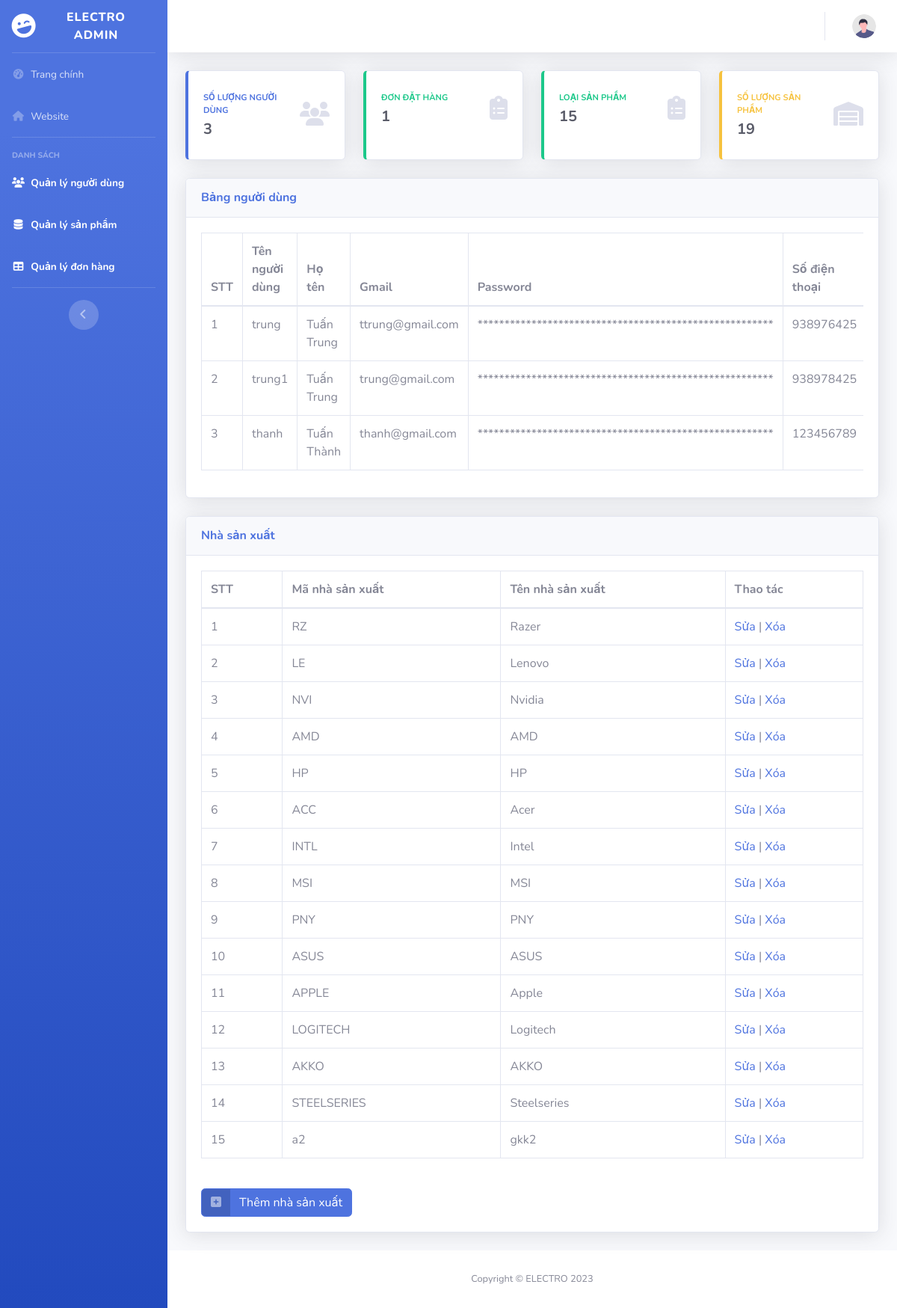
The app's page /admin/index.php with its own data.
### tables this page shows
CREATE TABLE `user` (
  `id` int(11) NOT NULL,
  `username` varchar(250) NOT NULL,
  `fullname` varchar(250) NOT NULL,
  `phone` int(11) NOT NULL,
  `address` varchar(250) NOT NULL,
  `role` text NOT NULL,
  `password` varchar(100) NOT NULL,
  `email` varchar(250) NOT NULL
);

CREATE TABLE `manufacturer` (
  `id` int(11) NOT NULL,
  `manufacturer_code` varchar(100) NOT NULL,
  `manufacturer_name` varchar(250) NOT NULL
);

### admin/index.php (the view, shortened to what this page needs)
<?php
include 'templates/header.php';
?>
<body id="page-top">
    <div id="wrapper">
        <?php
        include 'templates/sidebar.php';
        ?>
        <div id="content-wrapper" class="d-flex flex-column">
            <div id="content">
                <?php
                include 'templates/nav.php';
                ?>
                <div class="container-fluid">
                    <div class="row">
                        <?php
                        $conn = MoKetNoi();
                        mysqli_select_db($conn, "pc");
                        $sql = "SELECT * FROM user";
                        $result = mysqli_query($conn, $sql);
                        $row = mysqli_num_rows($result);
                        if ($row > 0) {
                        ?>
                            <div class="col-xl-3 col-md-6 mb-4">
                                <div class="card border-left-primary shadow h-100 py-2">
                                    <div class="card-body">
                                        <div class="row no-gutters align-items-center">
                                            <div class="col mr-2">
                                                <div class="text-xs font-weight-bold text-primary text-uppercase mb-1">
                                                    Số lượng người dùng</div>
                                                <div class="h5 mb-0 font-weight-bold text-gray-800"><?php echo $row; ?></div>
                                            </div>
                                            <div class="col-auto">
                                                <i class="fas fa-users fa-2x text-gray-300"></i>
                                            </div>
                                        </div>
                                    </div>
                                </div>
                            </div>
                        <?php
                        }
                        ?>
                        <?php
                        $conn = MoKetNoi();
                        mysqli_select_db($conn, "pc");
                        $sql = "SELECT * FROM orders";
                        $result = mysqli_query($conn, $sql);
                        $row = mysqli_num_rows($result);
                        if ($row > 0) {
                        ?>
                            <div class="col-xl-3 col-md-6 mb-4">
                                <div class="card border-left-success shadow h-100 py-2">
                                    <div class="card-body">
                                        <div class="row no-gutters align-items-center">
                                            <div class="col mr-2">
                                                <div class="text-xs font-weight-bold text-success text-uppercase mb-1">
                                                    Đơn đặt hàng</div>
                                                <div class="h5 mb-0 font-weight-bold text-gray-800"><?php echo $row; ?></div>
                                            </div>
                                            <div class="col-auto">
                                                <i class="fas fa-clipboard-list fa-2x text-gray-300"></i>
                                            </div>
                                        </div>
                                    </div>
                                </div>
                            </div>
                        <?php
                        }
                        ?>
                        <?php
                        $conn = MoKetNoi();
                        mysqli_select_db($conn, "pc");
                        $sql = "SELECT * FROM manufacturer";
                        $result = $conn->query($sql);
                        if ($result->num_rows > 0) {
                            $rowcount = mysqli_num_rows($result);
                        ?>
                            <div class="col-xl-3 col-md-6 mb-4">
                                <div class="card border-left-success shadow h-100 py-2">
                                    <div class="card-body">
                                        <div class="row no-gutters align-items-center">
                                            <div class="col mr-2">
                                                <div class="text-xs font-weight-bold text-success text-uppercase mb-1">
                                                    Loại sản phẩm </div>
                                                <div class="h5 mb-0 font-weight-bold text-gray-800"><?php
                                                                                                    echo $rowcount;
                                                                                                    ?></div>
                                            </div>
                                            <div class="col-auto">
                                                <i class="fas fa-clipboard-list fa-2x text-gray-300"></i>
                                            </div>
                                        </div>
                                    </div>
                                </div>
                            </div>
                        <?php
                        }
                        ?>
                        <?php
                        $conn = MoKetNoi();
                        mysqli_select_db($conn, "pc");
                        $sql = "SELECT * FROM products";
                        $result = $conn->query($sql);
                        if ($result->num_rows > 0) {
                            $rowcount = mysqli_num_rows($result);
                        ?>
                            <div class="col-xl-3 col-md-6 mb-4">
                                <div class="card border-left-warning shadow h-100 py-2">
                                    <div class="card-body">
                                        <div class="row no-gutters align-items-center">
                                            <div class="col mr-2">
                                                <div class="text-xs font-weight-bold text-warning text-uppercase mb-1">
                                                    Số lượng sản phẩm</div>
                                                <div class="h5 mb-0 font-weight-bold text-gray-800">
                                                    <?php
                                                    echo $rowcount;
                                                    ?>
                                                </div>
                                            </div>
                                            <div class="col-auto">
                                                <i class="	fas fa-warehouse fa-2x text-gray-300"></i>
                                            </div>
                                        </div>
                                    </div>
                                </div>
                            </div>
                    </div>
                <?php
                        }
                ?>
                </div>
                <div class="container-fluid">
                    <div class="card shadow mb-4">
                        <div class="card-header py-3">
                            <h6 class="m-0 font-weight-bold text-primary">Bảng người dùng</h6>
                        </div>
                        <div class="card-body">
                            <div class="table-responsive">
                                <table class="table table-bordered" id="dataTable" width="100%" cellspacing="0">
                                    <thead>
                                        <tr>
                                            <th>STT</th>
                                            <th>Tên người dùng</th>
                                            <th>Họ tên</th>
                                            <th>Gmail</th>
                                            <th>Password</th>
                                            <th>Số điện thoại</th>
                                        </tr>
                                    </thead>
                                    <tbody>
                                        <?php
                                        $conn = MoKetNoi();
                                        mysqli_select_db($conn, "pc");
                                        $sql = "SELECT * FROM user";
                                        $result = $conn->query($sql);
                                        if ($result->num_rows > 0) {
                                            $row_number = 1;
                                            while ($row = $result->fetch_assoc()) {
                                                echo "<tr>";
                                                echo "<td>" . $row_number++ . "</td>";
                                                echo "<td>" . $row['username'] . "</td>";
                                                echo "<td>" . $row['fullname'] . "</td>";
                                                echo "<td>" . $row['email'] . "</td>";
                                                echo "<td>*******************************************************
                                                </td>";
                                                echo "<td>" . $row['phone'] . "</td>";
                                                echo "</tr>";
                                            }
                                        }
                                        ?>
                                    </tbody>
                                </table>
                            </div>
                        </div>
                    </div>
            <div class="card shadow mb-4">
                        <div class="card-header py-3">
                            <h6 class="m-0 font-weight-bold text-primary">Nhà sản xuất</h6>
                        </div>
                        <div class="card-body">
                            <div class="table-responsive">
                                <table class="table table-bordered" id="dataTable" width="100%" cellspacing="0">
                                    <thead>
                                        <tr>
                                            <th>STT</th>
                                            <th>Mã nhà sản xuất</th>
                                            <th>Tên nhà sản xuất</th>
                                            <th>Thao tác</th>
                                        </tr>
                                    </thead>
                                    <tbody>
                                        <?php
                                        $sql = "SELECT * FROM manufacturer";
                                        $result = $conn->query($sql);
                                        if ($result->num_rows > 0) {
                                            $row_number = 1;
                                            while ($row = $result->fetch_assoc()) {
                                                echo "<tr>";
                                                echo "<td>" . $row_number++ . "</td>";
                                                echo "<td>" . $row['manufacturer_code'] . "</td>";
                                                echo "<td>" . $row['manufacturer_name'] . "</td>";
                                                echo "<td><a href='edit-manufacturer.php?action=edit-manufacturer&id=" . $row['id'] . "'>Sửa</a> | <a href='javascript:confirmDeleteOrder(\"" . $row['id'] . "\", \"" . $row_number - 1 . "\");'>Xóa</a></td>";
                                                echo "</tr>";
                                            }
                                        }
                                        ?>
                                    </tbody>
                                </table>
                                <br>
                                <a href="insert-manufacturer.php" class="btn btn-primary btn-icon-split">
                                    <span class="icon text-white-50">
                                        <i class="fas fa-plus-square"></i>
                                    </span>
                                    <span class="text">Thêm nhà sản xuất</span>
                                </a>
                            </div>
                        </div>
                    </div>
                </div>
            </div>
            <footer class="sticky-footer bg-white">
                <div class="container my-auto">
                    <div class="copyright text-center my-auto">
                        <span>Copyright &copy; ELECTRO 2023</span>
                    </div>
                </div>
            </footer>
        </div>
    </div>
</body>
</html>

### records on screen
user: username "trung", fullname "Tuấn Trung", email "ttrung@gmail.com", phone "938976425"
user: username "trung1", fullname "Tuấn Trung", email "trung@gmail.com", phone "938978425"
user: username "thanh", fullname "Tuấn Thành", email "thanh@gmail.com", phone "123456789"
manufacturer: manufacturer_code "RZ", manufacturer_name "Razer"
manufacturer: manufacturer_code "LE", manufacturer_name "Lenovo"
manufacturer: manufacturer_code "NVI", manufacturer_name "Nvidia"
manufacturer: manufacturer_code "AMD", manufacturer_name "AMD"
manufacturer: manufacturer_code "HP", manufacturer_name "HP"
manufacturer: manufacturer_code "ACC", manufacturer_name "Acer"
manufacturer: manufacturer_code "INTL", manufacturer_name "Intel"
manufacturer: manufacturer_code "MSI", manufacturer_name "MSI"
manufacturer: manufacturer_code "PNY", manufacturer_name "PNY"
manufacturer: manufacturer_code "ASUS", manufacturer_name "ASUS"
manufacturer: manufacturer_code "APPLE", manufacturer_name "Apple"
manufacturer: manufacturer_code "LOGITECH", manufacturer_name "Logitech"
manufacturer: manufacturer_code "AKKO", manufacturer_name "AKKO"
manufacturer: manufacturer_code "STEELSERIES", manufacturer_name "Steelseries"
manufacturer: manufacturer_code "a2", manufacturer_name "gkk2"

### other values on screen
$row "3"
$row "1"
$rowcount "15"
$rowcount "19"
